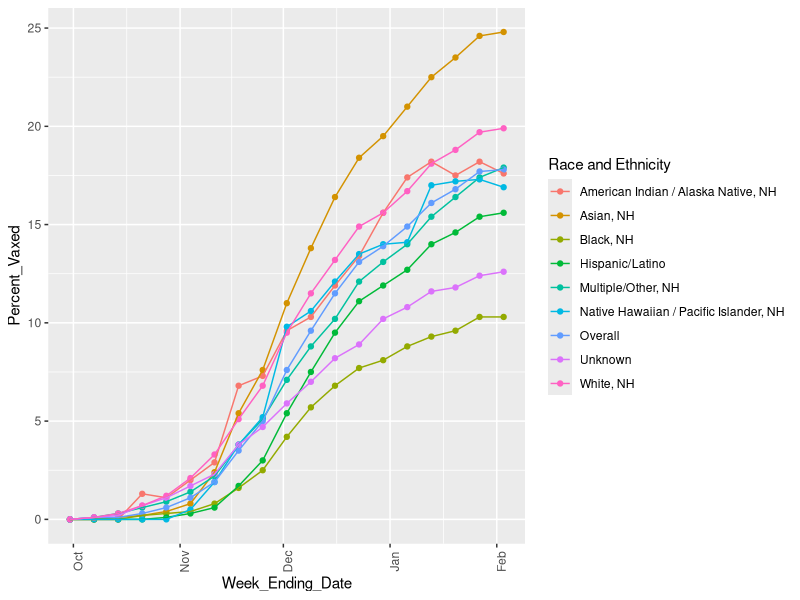
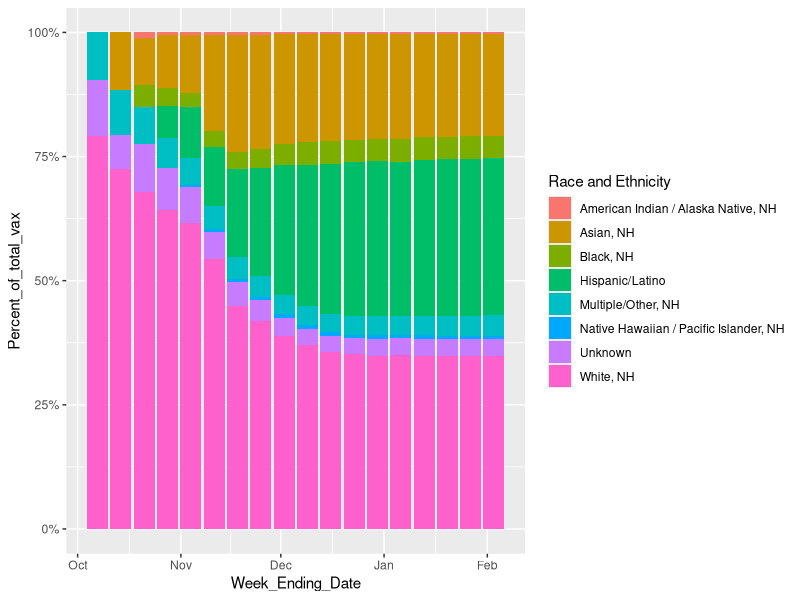

Write the R code that produced these figures, in order.
## ---- chunk 1
##Load required packages
library(dplyr)
library(ggplot2)
library(tidyverse)
## ---- chunk 2
##Read in the file
rsv_preg_data <- read_csv("cdcdata-exercise/Weekly_Respiratory_Syncytial_Virus_(RSV)_Vaccination_Coverage_among_Pregnant_Women_by_Race_and_Ethnicity_20260209.csv")

##Check on what the data looks like 
str(rsv_preg_data)

head(rsv_preg_data)

colSums(is.na(rsv_preg_data))

##Fix the Week_Ending_Date column so that ggplot knows what it is 

rsv_preg_data$Week_Ending_Date <- ymd_hms(rsv_preg_data$Week_Ending_Date)

##Also going to rename some columns just to make it easier to look at and understand

rsv_preg_data <- rsv_preg_data %>% rename(Percent_Vaxed = Percent, Total_Preg = Denominator)

##Also going to create a column using the total number pregnant and percent vaccinated to get number vaccinated 

rsv_preg_data <- rsv_preg_data %>% mutate(Number_Vax = (Percent_Vaxed/100)*Total_Preg)

##Now thinking about what percent of the total vaccinated per day does each race/ethnicity represent

rsv_preg_data <- rsv_preg_data %>% group_by(Week_Ending_Date) %>%
    mutate(Percent_of_total_vax = (Number_Vax/Number_Vax[`Race and Ethnicity` == "Overall"])*100) %>%
    ungroup()

##I'm also going to delete some columns that I don't need
rsv_preg_data <- rsv_preg_data %>% select(-Figure_ID, -`Race Sort Order`, -`Date Order`)

##Check that it all looks right 
head(rsv_preg_data)
## ---- chunk 3
##Starting with looking at the percent vaccinated over time for each race/ethnicity 
ggplot(rsv_preg_data, aes(x = Week_Ending_Date, y = Percent_Vaxed, color =  `Race and Ethnicity`)) +
    geom_point() + 
    geom_line(aes(group = `Race and Ethnicity`)) +
    theme(axis.text.x = element_text(angle = 90))
## ---- chunk 4
##Now looking at for each time point, what proportion of the total number vaccinated pregnant women make up each race/ethnicity. Excluding the overall, since that is the total for all groups.

ggplot(rsv_preg_data %>% filter(`Race and Ethnicity` != "Overall"), aes(x = Week_Ending_Date, y = Percent_of_total_vax, fill = `Race and Ethnicity`)) +
  geom_bar(position = "fill", stat = "identity") +
   scale_y_continuous(labels = scales::percent)
## ---- chunk 5
##At this point, I want to see the overall stats, for ease of not having to search for the totals in the whole table, not the race/ethnicity specific stats, so I'm going to make a new data frame 

rsv_preg_overall <- rsv_preg_data %>% filter(`Race and Ethnicity` == "Overall") %>%
    select(-`Race and Ethnicity`, -Percent_of_total_vax)

head(rsv_preg_overall)
